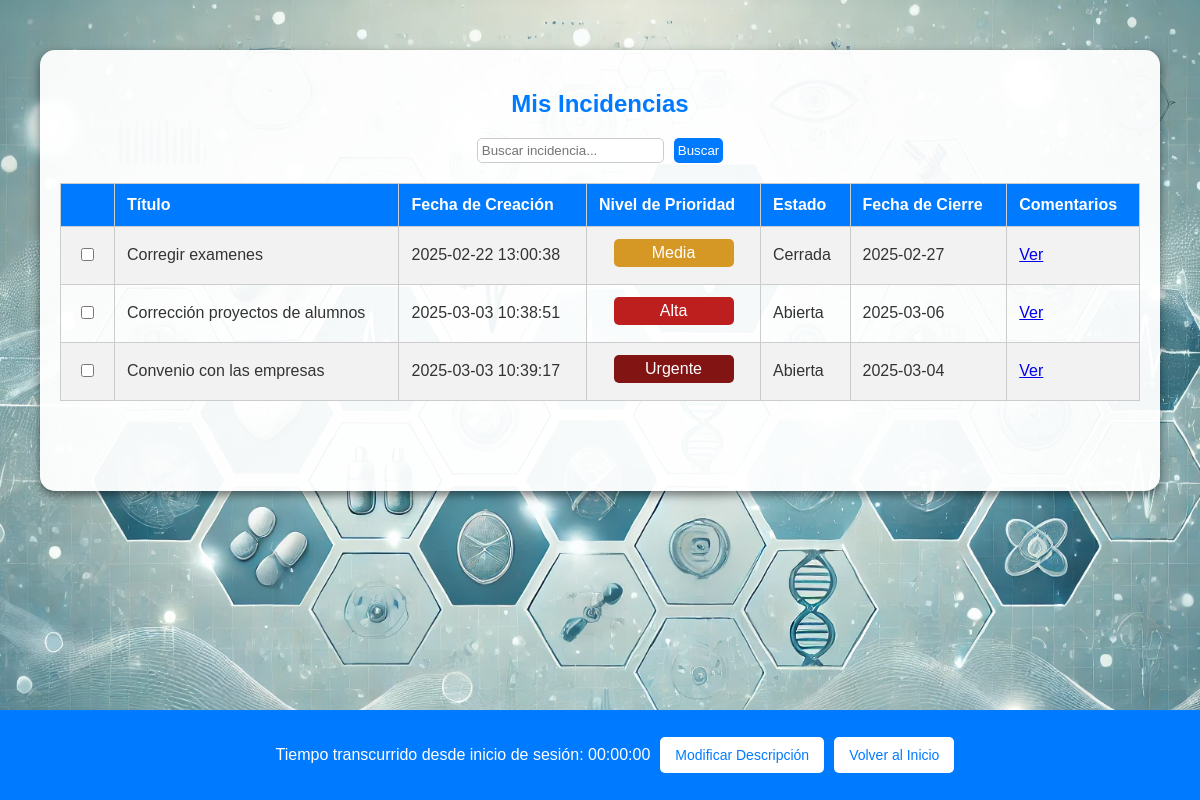
Page /Proyecto_final/listar_incidencias.php (signed in) on the committed database.
### tables this page shows
CREATE TABLE `INCIDENCIAS` (
  `ID_INCIDENCIA` int(5) NOT NULL,
  `TITULO` varchar(200) NOT NULL,
  `DESCRIPCION` text NOT NULL,
  `FECHA_CREACION` datetime NOT NULL DEFAULT current_timestamp(),
  `NIVEL_PRIORIDAD` enum('Baja','Media','Alta','Urgente') NOT NULL,
  `ESTADO` enum('Abierta','Cerrada') NOT NULL DEFAULT 'Abierta',
  `ID_PROVINCIA` int(5) NOT NULL,
  `ID` int(5) NOT NULL
);

### Proyecto_final/control.php (called while the page is built, shortened)
<?php
$tiempo_transcurrido = time() - $_SESSION['session_start_time'];
$horas = floor($tiempo_transcurrido / 3600);
$minutos = floor(($tiempo_transcurrido % 3600) / 60);
$segundos = $tiempo_transcurrido % 60;
?>

### Proyecto_final/listar_incidencias.php (the view, shortened to what this page needs)
<?php
require 'db_connection.php';
require 'control.php';
$user_id = $_SESSION['user_id'];
$sql = "SELECT ID_INCIDENCIA, TITULO, FECHA_CREACION, NIVEL_PRIORIDAD, ESTADO
        FROM INCIDENCIAS WHERE ID = ?";
$stmt = $conn->prepare($sql);
$stmt->bind_param("i", $user_id);
$stmt->execute();
$result = $stmt->get_result();
$incidencias = $result->fetch_all(MYSQLI_ASSOC);
$busqueda = isset($_POST['busqueda']) ? strtolower(trim($_POST['busqueda'])) : '';
?>
<!DOCTYPE html>
<html lang="es">
<head>
    <link rel="stylesheet" href="styles1.css">
    <link rel="stylesheet" href="https://cdnjs.cloudflare.com/ajax/libs/font-awesome/6.4.2/css/all.min.css">
</head>
<body>
    <div class="container">
        <h2>Mis Incidencias</h2>
        <div class="filters">
            <form method="post">
                <input type="text" name="busqueda" placeholder="Buscar incidencia..." value="<?php echo htmlspecialchars($busqueda); ?>">
                <button type="submit">Buscar</button>
            </form>
        </div>
        <form method="post">
            <table>
                <thead>
                    <tr>
                        <th class="checkbox-column"></th>
                        <th>Título</th>
                        <th>Fecha de Creación</th>
                        <th>Nivel de Prioridad</th>
                        <th>Estado</th>
                        <th>Fecha de Cierre</th>
                        <th>Comentarios</th>
                    </tr>
                </thead>
                <tbody>
                    <?php foreach ($incidencias as $incidencia): ?>
                        <?php
                            $plazo_dias = [
                                'Baja' => 7,
                                'Media' => 5,
                                'Alta' => 3,
                                'Urgente' => 1
                            ];
                            $fecha_creacion = new DateTime($incidencia['FECHA_CREACION']);
                            $dias_para_cierre = $plazo_dias[$incidencia['NIVEL_PRIORIDAD']] ?? 7;
                            $fecha_cierre = clone $fecha_creacion;
                            $fecha_cierre->modify("+$dias_para_cierre days");
                            $hoy = new DateTime();
                            $diferencia = $hoy->diff($fecha_cierre)->days;
                            $alerta = ($diferencia == 1 && $fecha_cierre > $hoy);
                        ?>
                        <tr <?php echo $alerta ? 'style="background-color: #ffcccc;"' : ''; ?>>
                            <td class="checkbox-column">
                                <input type="checkbox" name="ids[]" value="<?php echo $incidencia['ID_INCIDENCIA']; ?>">
                            </td>
                            <td><?php echo htmlspecialchars($incidencia['TITULO']); ?></td>
                            <td><?php echo htmlspecialchars($incidencia['FECHA_CREACION']); ?></td>
                            <td>
                                <div class="priority-container">
                                    <span class="priority <?php echo htmlspecialchars($incidencia['NIVEL_PRIORIDAD']); ?>">
                                        <?php echo htmlspecialchars($incidencia['NIVEL_PRIORIDAD']); ?>
                                    </span>
                                </div>
                            </td>
                            <td><?php echo htmlspecialchars($incidencia['ESTADO']); ?></td>
                            <td><?php echo $fecha_cierre->format('Y-m-d'); ?></td>
                            <td><a href="ver_incidencia.php?id=<?= $incidencia['ID_INCIDENCIA'] ?>">Ver</a></td>
                        </tr>
                    <?php endforeach; ?>
                </tbody>
            </table>
            <div class="fixed-bar">
                <span>Tiempo transcurrido desde inicio de sesión: <?php printf("%02d:%02d:%02d", $horas, $minutos, $segundos); ?></span>
                <button type="submit" name="modificar">Modificar Descripción</button>
                <button type="button" onclick="window.location.href='dashboard.php'">Volver al Inicio</button>
            </div>
        </form>
    </div>
</body>
</html>

### Proyecto_final/styles1.css (style rules this page uses)
body { margin: 0; padding: 0; font-family: Arial, sans-serif; background: url('background.webp') no-repeat center center fixed; background-size: cover; color: #333; }
.container { width: 90%; max-width: 1200px; margin: 50px auto; background: rgba(255, 255, 255, 0.95); padding: 20px; border-radius: 15px; box-shadow: 0 4px 10px rgba(0, 0, 0, 0.5); text-align: center; padding-bottom: 70px; }
h1, h2 { text-align: center; color: #007BFF; }
table { width: 100%; border-collapse: collapse; }
th, td { border: 1px solid #ccc; padding: 12px; text-align: left; white-space: nowrap; }
th { background-color: #007bff; color: white; }
tbody tr:nth-child(odd) { background-color: #f2f2f2; }
.checkbox-column { width: 5%; text-align: center; }
.priority-container { display: flex; justify-content: center; }
.priority { padding: 5px 10px; border-radius: 5px; color: white; display: inline-block; width: 100px; text-align: center; margin-bottom: 5px; }
.Media { background-color: rgb(214, 152, 37); }
.Alta { background-color: rgb(189, 30, 30); }
.Urgente { background-color: rgb(130, 20, 20); }
.fixed-bar { display: flex; justify-content: center; align-items: center; background: #007BFF; padding: 15px; position: fixed; bottom: 0; left: 0; width: 100vw; height: 60px; gap: 10px; color: white; z-index: 1000; }
.fixed-bar button { background: white; color: #007BFF; border: none; padding: 10px 15px; cursor: pointer; font-size: 14px; border-radius: 5px; transition: background 0.3s ease; }
form { display: flex; flex-wrap: wrap; justify-content: center; gap: 10px; margin-bottom: 20px; }
form select, form input[type="text"], form button { padding: 4px; border-radius: 5px; border: 1px solid #ccc; }
form button { background: #007BFF; color: white; border: none; cursor: pointer; }

### rows in the picture
incidencias: TITULO "Corregir examenes", FECHA_CREACION "2025-02-22 13:00:38", NIVEL_PRIORIDAD "Media", ESTADO "Cerrada", $fecha_cierre->format('Y-m-d') "2025-02-27"
incidencias: TITULO "Corrección proyectos de alumnos", FECHA_CREACION "2025-03-03 10:38:51", NIVEL_PRIORIDAD "Alta", ESTADO "Abierta", $fecha_cierre->format('Y-m-d') "2025-03-06"
incidencias: TITULO "Convenio con las empresas", FECHA_CREACION "2025-03-03 10:39:17", NIVEL_PRIORIDAD "Urgente", ESTADO "Abierta", $fecha_cierre->format('Y-m-d') "2025-03-04"
